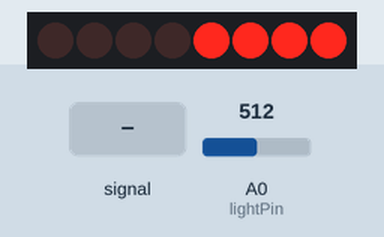
Recording of a program running on a simulated Arduino Uno, built with avr-gcc and run on an emulated ATmega328P. Parts: 8 shift-register outputs drawn as a row of LEDs (first output left, lit = HIGH). Wiring (inferred from the names in the program): shift register (74HC595): data pin 12; shift clock pin 9; latch pin 11. Wiring (inferred from the signals the program sends): row of LEDs: on Q0, Q1, Q2, Q3, Q4, Q5, Q6, Q7. Inputs (shaded band) come from the test bench; at power-on: A0 (lightPin) = 512.

Above: at 1.2 s.
1.3 s: A0 (lightPin) fed a 2 Hz sine of ±306 counts around its level
At 1.47 s:
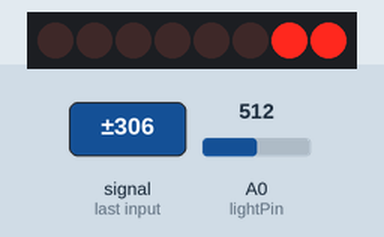
3.0 s: A0 (lightPin) set to 900
At 3.6 s:
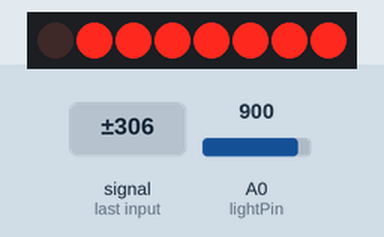
4.5 s: A0 (lightPin) set to 511
At 5.7 s:
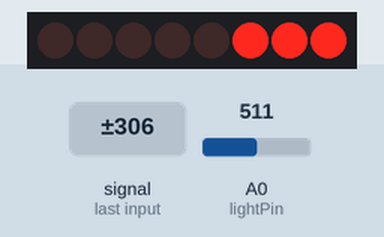
6.0 s: A0 (lightPin) set to 122
At 7.1 s:
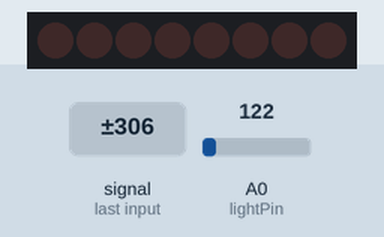
7.5 s: A0 (lightPin) set to 306
At 8.2 s:
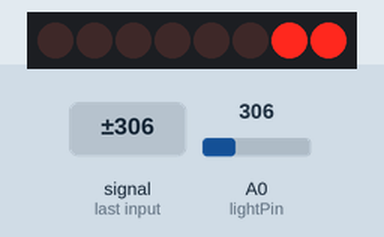
9.0 s: A0 (lightPin) set to 0
At 9.4 s:
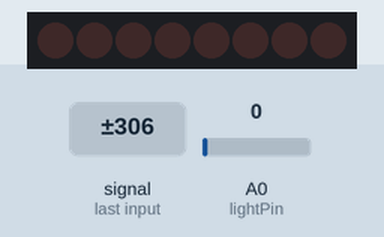
Timing chart, 0 to 11.5 s (numbered marks = the images above; inputs shaded):
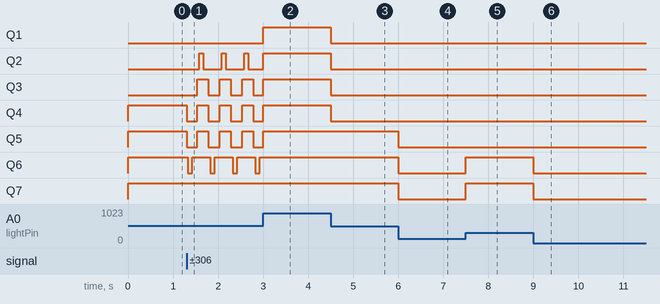

Measured:
- after the input at 1.3 s, Q2: alternates HIGH for 0.09 s and LOW for 0.41 s, starting after 0.28 s; Q3: alternates HIGH for 0.25 s and LOW for 0.25 s, starting after 0.23 s; Q4, Q5: alternates HIGH for 0.25 s and LOW for 0.25 s, starting at once; Q6: alternates HIGH for 0.41 s and LOW for 0.09 s, starting at once
- after the input at 4.5 s, Q1–4: HIGH → LOW at once
- after the input at 6.0 s, Q5–7: HIGH → LOW at once
- after the input at 7.5 s, Q6, Q7: LOW → HIGH at once
- after the input at 9.0 s, Q6, Q7: HIGH → LOW at once

The program:

main.cpp
```cpp
#include <Arduino.h>

int lightPin = 0;
int latchPin = 11;
int clockPin = 9;
int dataPin = 12;

int leds = 0;

void setup() {
    pinMode(latchPin, OUTPUT);
    pinMode(clockPin, OUTPUT);
    pinMode(dataPin, OUTPUT);
}

void updateShiftRegister() {
    digitalWrite(latchPin, LOW);
    shiftOut(dataPin, clockPin, LSBFIRST, leds);
    digitalWrite(latchPin, HIGH);
}

void loop() {
    int reading = analogRead(lightPin);

    int numLEDSlit = reading / 128;

    if (numLEDSlit > 8) {
        numLEDSlit = 8;
    }

    leds = 0;

    for (int i = 0; i < numLEDSlit; i++) {
        leds = leds + (1 << i);
    }

    updateShiftRegister();
}
```
